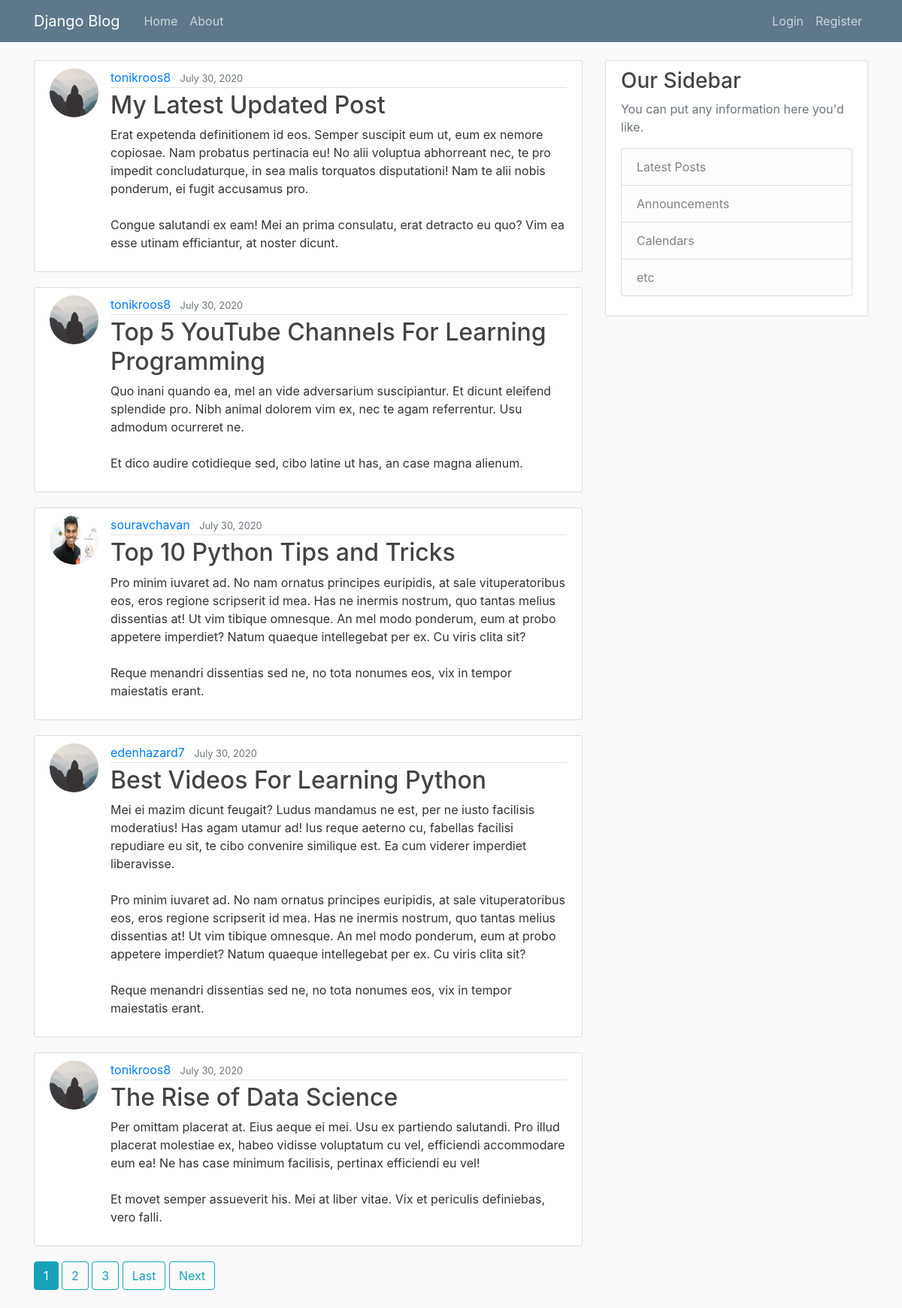
Before: / with the older database file.
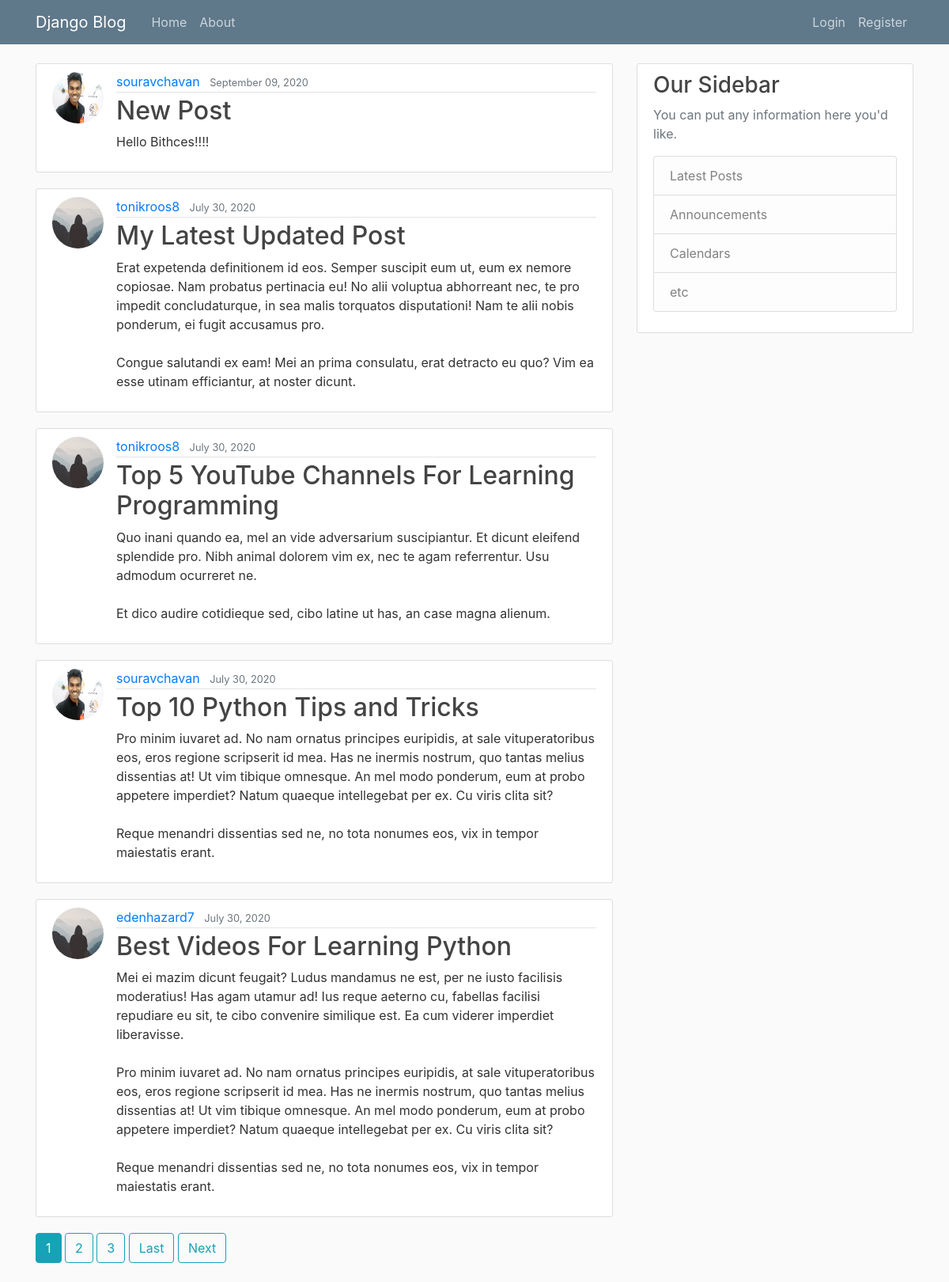
After: the same page with the newer database file.
### blog/models.py (models this page shows, shortened)
class Post(models.Model):
	title = models.CharField(max_length=100)
	content = models.TextField()
	date_posted = models.DateTimeField(default=timezone.now)
	author = models.ForeignKey(User, on_delete=models.CASCADE)

### users/models.py (models this page shows, shortened)
class Profile(models.Model):
	user = models.OneToOneField(User, on_delete=models.CASCADE)
	image = models.ImageField(default='default.jpg', upload_to='profile_pics')

### blog/views.py (the view)
# urls.py: path('', PostListView.as_view(), name='blog-home'),
class PostListView(ListView):
	model = Post
	template_name = 'blog/home.html'
	context_object_name = 'posts'
	ordering = ['-date_posted']
	paginate_by = 5

### blog/templates/blog/home.html (shortened to what this page needs)
{% extends 'blog/base.html' %}
{% block content %}
	{% for post in posts%}
			<article class="media content-section">
			  <img class='rounded-circle article-img' src='{{ post.author.profile.image.url }}'>
			  <div class="media-body">
			    <div class="article-metadata">
			      <a class="mr-2" href="{% url 'user-posts' post.author.username %}">{{ post.author }}</a>
			      <small class="text-muted">{{ post.date_posted|date:'F d, Y'}}</small>
			    </div>
			    <h2><a class="article-title" href="{% url 'post-detail' post.id %}">{{ post.title }}</a></h2>
			    <p class="article-content">{{ post.content }}</p>
			  </div>
			</article>
	{% endfor%}
	{% if is_paginated %}
		{% for num in page_obj.paginator.page_range %}
			{% if page_obj.number == num %}
				<a class='btn btn-info mb-4' href="?page={{ num }}">{{ num }}</a>
			{% elif num > page_obj.number|add:'-3' and num < page_obj.number|add:'3' %}
				<a class='btn btn-outline-info mb-4' href="?page={{ num }}">{{ num }}</a>
			{% endif %}
		{% endfor %}
		{% if page_obj.has_next %}
			<a class='btn btn-outline-info mb-4' href="?page={{ page_obj.paginator.num_pages }}">Last</a>
			<a class='btn btn-outline-info mb-4' href="?page={{ page_obj.next_page_number }}">Next</a>
		{% endif %}
	{% endif %}
{% endblock content %}

### blog/templates/blog/base.html (shortened to what this page needs)
{% load static %}
<!DOCTYPE html>
<html>
<head>
    <link rel="stylesheet" href="https://stackpath.bootstrapcdn.com/bootstrap/4.3.1/css/bootstrap.min.css">
    <link rel="stylesheet" type="text/css" href="{% static 'blog/main.css' %}">
</head>
<body>
	<header class="site-header">
	  <nav class="navbar navbar-expand-md navbar-dark bg-steel fixed-top">
	    <div class="container">
	      <a class="navbar-brand mr-4" href="{% url 'blog-home' %}">Django Blog</a>
	      <div class="collapse navbar-collapse" id="navbarToggle">
	        <div class="navbar-nav mr-auto">
	          <a class="nav-item nav-link" href="{% url 'blog-home' %}">Home</a>
	          <a class="nav-item nav-link" href="{% url 'blog-about' %}">About</a>
	        </div>
	        <div class="navbar-nav">
	          {% if user.is_authenticated %}
	          	<a class="nav-item nav-link" href="{% url 'post-create' %}">New Post</a>
	          	<a class="nav-item nav-link" href="{% url 'profile' %}">Profile</a>
	          	<a class="nav-item nav-link" href="{% url 'logout' %}">Logout</a>
	          {% else %}
	          	<a class="nav-item nav-link" href="{% url 'login' %}">Login</a>
	          	<a class="nav-item nav-link" href="{% url 'register'%}">Register</a>
	          {% endif %}
	        </div>
	      </div>
	    </div>
	  </nav>
	</header>
	<main role="main" class="container">
	  <div class="row">
	    <div class="col-md-8">
	      {% block content %}{% endblock %}
	    </div>
	    <div class="col-md-4">
	      <div class="content-section">
	        <h3>Our Sidebar</h3>
	        <p class='text-muted'>You can put any information here you'd like.
	          <ul class="list-group">
	            <li class="list-group-item list-group-item-light">Latest Posts</li>
	            <li class="list-group-item list-group-item-light">Announcements</li>
	            <li class="list-group-item list-group-item-light">Calendars</li>
	            <li class="list-group-item list-group-item-light">etc</li>
	          </ul>
	        </p>
	      </div>
	    </div>
	  </div>
	</main>
</body>
</html>

### blog/static/blog/main.css (style rules this page uses)
body { background: #fafafa; color: #333333; margin-top: 5rem; }
h1, h2, h3, h4, h5, h6 { color: #444444; }
ul { margin: 0; }
.bg-steel { background-color: #5f788a; }
.site-header .navbar-nav .nav-link { color: #cbd5db; }
.content-section { background: #ffffff; padding: 10px 20px; border: 1px solid #dddddd; border-radius: 3px; margin-bottom: 20px; }
.article-title { color: #444444; }
.article-content { white-space: pre-line; }
.article-img { height: 65px; width: 65px; margin-right: 16px; }
.article-metadata { padding-bottom: 1px; margin-bottom: 4px; border-bottom: 1px solid #e3e3e3 }

Changed rows visible on the page:
no longer on this page (row unchanged): Post: author.profile.image (placeholder picture), author "tonikroos8", date_posted "July 30, 2020", title "The Rise of Data Science", content "Per omittam placerat at. Eius aeque ei mei. Usu ex partiendo salutandi. Pro illud placerat molestiae ex, habeo vidisse voluptatum cu vel, efficiendi accommodare eum ea! Ne has case minimum facilisis, pertinax efficiendi eu vel! Et movet semper assueverit his. Mei at liber vitae. Vix et periculis definiebas, vero falli."
added Post: author.profile.image (picture), author "souravchavan", date_posted "September 09, 2020", title "New Post", content "Hello Bithces!!!!"
